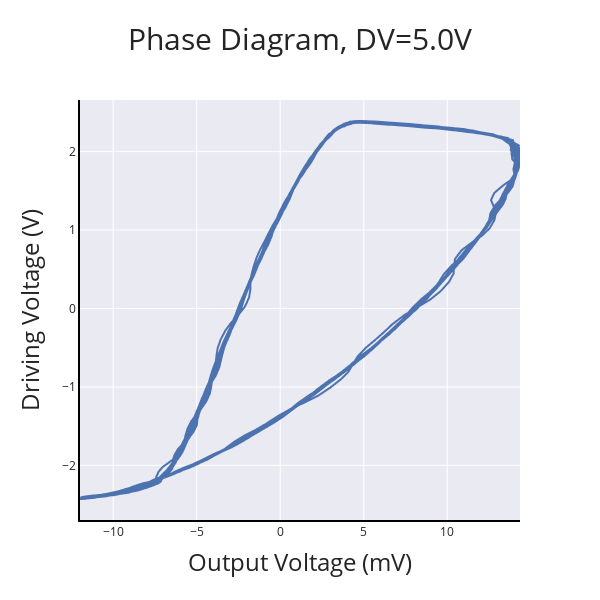

Notebook cell for this chart:
### Code cell
get_plot(file_path_ls_2[20], folders[20]) #

### Figure 1 — Plotly figure (JSON) as saved in the notebook; plotly's stock layout.template omitted (floating-point values rounded to 4 significant figures; data arrays with more than 128 entries replaced by an {"elided": "..."} marker saying what was removed)
{"data": [{"hovertemplate": "Output Voltage (mV)=%{x}<br>Driving Voltage (V)=%{y}<extra></extra>", "legendgroup": "", "line": {"color": "rgb(76,114,176)", "dash": "solid"}, "mode": "lines", "name": "", "showlegend": false, "type": "scattergl", "x": {"elided": "2016 float values"}, "xaxis": "x", "y": {"elided": "2016 float values"}, "yaxis": "y"}], "layout": {"height": 600, "legend": {"tracegroupgap": 0}, "title": {"font": {"size": 30}, "text": "Phase Diagram, DV=5.0V"}, "width": 600, "xaxis": {"anchor": "y", "domain": [0, 1], "linecolor": "black", "linewidth": 2, "showline": true, "title": {"font": {"size": 24}, "text": "Output Voltage (mV)"}}, "yaxis": {"anchor": "x", "domain": [0, 1], "linecolor": "black", "linewidth": 2, "showline": true, "title": {"font": {"size": 24}, "text": "Driving Voltage (V)"}}}}
